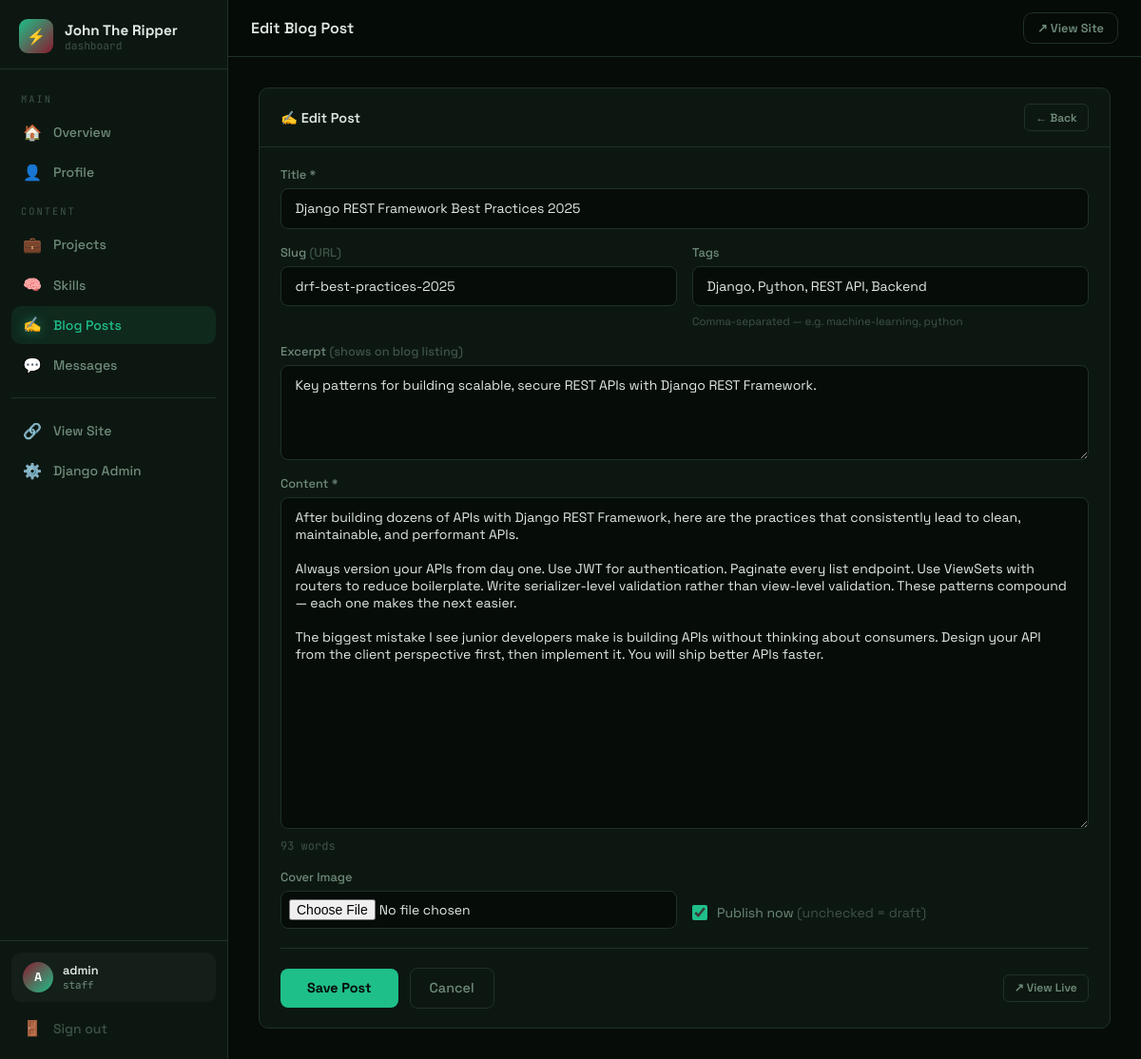
Page /dashboard/blog/2/edit/ (signed in) on the committed database.
### core/models.py (models this page shows, shortened)
class Profile(models.Model):
    name = models.CharField(max_length=100, default="Your Name")
    tagline = models.CharField(max_length=200, default="Full Stack Developer | Data Scientist")
    bio = models.TextField(default="")
    avatar = models.ImageField(upload_to='profile/', blank=True, null=True)
    resume = models.FileField(upload_to='resume/', blank=True, null=True)
    github = models.URLField(blank=True)
    linkedin = models.URLField(blank=True)
    twitter = models.URLField(blank=True)
    email = models.EmailField(blank=True)
    location = models.CharField(max_length=100, blank=True, default="Nairobi, Kenya")
    years_experience = models.IntegerField(default=0)
    projects_count = models.IntegerField(default=0)
    clients_count = models.IntegerField(default=0)
    class Meta:
        verbose_name = "Profile"

class BlogPost(models.Model):
    title = models.CharField(max_length=300)
    slug = models.SlugField(unique=True)
    excerpt = models.CharField(max_length=400, blank=True)
    content = models.TextField()
    cover_image = models.ImageField(upload_to='blog/', blank=True, null=True)
    tags = models.CharField(max_length=300, blank=True, help_text="Comma-separated tags")
    published = models.BooleanField(default=False)
    created_at = models.DateTimeField(default=timezone.now)
    updated_at = models.DateTimeField(auto_now=True)
    shared_to_twitter = models.BooleanField(default=False)
    shared_to_linkedin = models.BooleanField(default=False)
    twitter_post_id = models.CharField(max_length=100, blank=True)
    linkedin_post_id = models.CharField(max_length=100, blank=True)
    class Meta:
        ordering = ['-created_at']

### core/dashboard_views.py (the view)
    def wrapper(request, *args, **kwargs):
        if not request.user.is_authenticated:
            return redirect(f'/dashboard/login/?next={request.path}')
        if not request.user.is_staff:
            return redirect('/')
        return view_func(request, *args, **kwargs)

### core/forms.py
class BlogPostForm(forms.ModelForm):
    class Meta:
        model = BlogPost
        fields = [
            'title', 'slug', 'excerpt', 'content', 'cover_image',
            'tags', 'published',
        ]
        widgets = {
            'excerpt': forms.Textarea(attrs={'rows': 3}),
            'content': forms.Textarea(attrs={'rows': 16}),
            'tags': forms.TextInput(attrs={'placeholder': 'python, django, tutorial'}),
        }

### core/context_processors.py (called while the page is built)
def site_profile(request):
    profile = Profile.objects.first()
    return {'site_profile': profile}

### core/dashboard_views.py (called while the page is built)
def _staff_required(view_func):
    def wrapper(request, *args, **kwargs):
        if not request.user.is_authenticated:
            return redirect(f'/dashboard/login/?next={request.path}')
        if not request.user.is_staff:
            return redirect('/')
        return view_func(request, *args, **kwargs)
    wrapper.__name__ = view_func.__name__
    return wrapper

def _dash_context(request, **extra):
    unread = ContactMessage.objects.filter(read=False).count()
    ctx = {'unread_count': unread}
    ctx.update(extra)
    return ctx

@_staff_required
def dashboard_post_edit(request, pk):
    post = get_object_or_404(BlogPost, pk=pk)
    form = BlogPostForm(request.POST or None, request.FILES or None, instance=post)
    if request.method == 'POST' and form.is_valid():
        form.save()
        messages.success(request, f'Post "{post.title}" updated.')
        return redirect('dashboard_blog')
    ctx = _dash_context(request, form=form, action='Edit', post=post)
    return render(request, 'core/dashboard/post_form.html', ctx)

### core/templates/core/dashboard/post_form.html (shortened to what this page needs)
{% extends 'core/dashboard/base.html' %}
{% block page_title %}{{ action }} Blog Post{% endblock %}
{% block nav_blog %}active{% endblock %}
{% block content %}
<div class="dash-card" style="max-width:900px">
  <div class="dash-card-header">
    <span class="dash-card-title">✍️ {{ action }} Post</span>
    <a href="{% url 'dashboard_blog' %}" class="action-btn">← Back</a>
  </div>
  <div class="dash-card-body">
    <form method="POST" enctype="multipart/form-data" novalidate>
      <div class="form-grid">
        <div class="field-group form-full">
          <label class="field-label">Title *</label>
          <input type="text" name="title" value="{{ form.title.value|default:'' }}" class="field-input"
            placeholder="How I Built a Real-time Dashboard with Django Channels" required id="titleInput">
        </div>
        <div class="field-group">
          <label class="field-label">Slug <span style="color:var(--text-dim)">(URL)</span></label>
          <input type="text" name="slug" id="slugInput" value="{{ form.slug.value|default:'' }}" class="field-input"
            placeholder="how-i-built-a-dashboard">
        </div>
        <div class="field-group">
          <label class="field-label">Tags</label>
          <input type="text" name="tags" value="{{ form.tags.value|default:'' }}" class="field-input"
            placeholder="python, django, tutorial">
          <p class="field-hint">Comma-separated — e.g. machine-learning, python</p>
        </div>
        <div class="field-group form-full">
          <label class="field-label">Excerpt <span style="color:var(--text-dim)">(shows on blog listing)</span></label>
          <textarea name="excerpt" class="field-input" rows="3"
            placeholder="A short, engaging summary that makes readers want to click...">{{ form.excerpt.value|default:'' }}</textarea>
        </div>
        <div class="field-group form-full">
          <label class="field-label">Content *</label>
          <textarea name="content" id="contentArea" class="field-input" rows="18"
            placeholder="Write your post here. Use blank lines between paragraphs.">{{ form.content.value|default:'' }}</textarea>
          <p class="word-count" id="wordCount">0 words</p>
        </div>
        <div class="field-group">
          <label class="field-label">Cover Image</label>
          <input type="file" name="cover_image" class="field-input" accept="image/*" style="padding:0.5rem">
        </div>
        <div class="field-group" style="align-self:end">
          <label class="field-check">
            <input type="checkbox" name="published" {% if form.published.value %}checked{% endif %}>
            <span>Publish now <span style="color:var(--text-dim)">(unchecked = draft)</span></span>
          </label>
        </div>
      </div>
      <div class="form-actions">
        <button type="submit" class="btn-save">Save Post</button>
        <a href="{% url 'dashboard_blog' %}" class="btn-cancel">Cancel</a>
        {% if post and post.published %}
        <a href="/blog/{{ post.slug }}/" target="_blank" class="action-btn" style="margin-left:auto">↗ View Live</a>
        {% endif %}
      </div>
    </form>
  </div>
</div>
{% endblock %}

### core/templates/core/dashboard/base.html (shortened to what this page needs)
<!DOCTYPE html>
<html lang="en">
<head>
  {% load static %}
</head>
<body>
<div class="dash-layout">
  <aside class="dash-sidebar" id="dashSidebar">
    <div class="sidebar-brand">
      <div class="sidebar-brand-icon">⚡</div>
      <div class="sidebar-brand-text">
        <div class="sidebar-brand-name">{{ site_profile.name|default:"Portfolio" }}</div>
        <div class="sidebar-brand-sub">dashboard</div>
      </div>
    </div>
    <nav class="sidebar-nav">
      <p class="sidebar-section-label">Main</p>
      <a href="{% url 'dashboard_home' %}" class="sidebar-link {% block nav_home %}{% endblock %}">
        <span class="s-icon">🏠</span> Overview
      </a>
      <a href="{% url 'dashboard_profile' %}" class="sidebar-link {% block nav_profile %}{% endblock %}">
        <span class="s-icon">👤</span> Profile
      </a>
      <p class="sidebar-section-label">Content</p>
      <a href="{% url 'dashboard_projects' %}" class="sidebar-link {% block nav_projects %}{% endblock %}">
        <span class="s-icon">💼</span> Projects
      </a>
      <a href="{% url 'dashboard_skills' %}" class="sidebar-link {% block nav_skills %}{% endblock %}">
        <span class="s-icon">🧠</span> Skills
      </a>
      <a href="{% url 'dashboard_blog' %}" class="sidebar-link {% block nav_blog %}{% endblock %}">
        <span class="s-icon">✍️</span> Blog Posts
      </a>
      <a href="{% url 'dashboard_messages' %}" class="sidebar-link {% block nav_messages %}{% endblock %}">
        <span class="s-icon">💬</span> Messages
      </a>
      <div class="sidebar-divider"></div>
      <a href="/" target="_blank" class="sidebar-link">
        <span class="s-icon">🔗</span> View Site
      </a>
      {% if request.user.is_superuser %}
      <a href="/admin/" class="sidebar-link">
        <span class="s-icon">⚙️</span> Django Admin
      </a>
      {% endif %}
    </nav>
    <div class="sidebar-footer">
      <div class="user-card">
        <div class="user-avatar">{{ request.user.username|first|upper }}</div>
        <div>
          <div class="user-name">{{ request.user.username }}</div>
          <div class="user-role">staff</div>
        </div>
      </div>
      <a href="{% url 'dashboard_logout' %}" class="sidebar-link" style="margin-top:0.5rem;color:var(--text-dim)">
        <span class="s-icon">🚪</span> Sign out
      </a>
    </div>
  </aside>
  <div class="dash-main">
    <header class="dash-topbar">
      <div class="topbar-left">
        <span class="page-title">{% block page_title %}Dashboard{% endblock %}</span>
      </div>
      <div class="topbar-right">
        <a href="/" target="_blank" class="topbar-btn topbar-btn-outline">↗ View Site</a>
      </div>
    </header>
    <div class="dash-content">
      {% block content %}{% endblock %}
    </div>
  </div>
</div>
</body>
</html>

### core/templates/core/dashboard/post_form.html (style rules this page uses)
.word-count { font-size:0.75rem; color:var(--text-dim); font-family:var(--mono); margin-top:0.3rem; }

### rows in the picture
Profile: name "John The Ripper"
BlogPost: title "Django REST Framework Best Practices 2025", slug "drf-best-practices-2025", tags "Django, Python, REST API, Backend", excerpt "Key patterns for building scalable, secure REST APIs with Django REST Framework.", content "After building dozens of APIs with Django REST Framework, here are the practices that consistently lead to clean, maintainable, and performant APIs. Always version your APIs from day one. Use JWT for authentication. Paginate every list endpoint. Use ViewSets with routers to reduce boilerplate. Write serializer-level validation rather than view-level validation. These patterns compound — each one makes the next easier. The biggest mistake I see junior developers make is building APIs without thinking about consumers. Design your API from the client perspective first, then implement it. You will ship better APIs faster."

### other values in the picture
{{ request.user.username|first|upper }} "A"
{{ request.user.username }} "admin"
{{ action }} "Edit"
